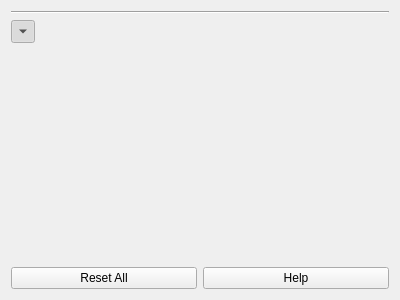
<?xml version="1.0" encoding="UTF-8"?>
<ui version="4.0">
 <class>vcl::qt::MultiParameterFrame</class>
 <widget class="QFrame" name="vcl::qt::MultiParameterFrame">
  <property name="geometry">
   <rect>
    <x>0</x>
    <y>0</y>
    <width>400</width>
    <height>300</height>
   </rect>
  </property>
  <property name="windowTitle">
   <string>Frame</string>
  </property>
  <layout class="QGridLayout" name="gridLayout_2">
   <item row="1" column="0" colspan="2">
    <widget class="QFrame" name="headerFrame">
     <property name="sizePolicy">
      <sizepolicy hsizetype="Preferred" vsizetype="Fixed">
       <horstretch>0</horstretch>
       <verstretch>0</verstretch>
      </sizepolicy>
     </property>
     <property name="frameShape">
      <enum>QFrame::NoFrame</enum>
     </property>
     <property name="frameShadow">
      <enum>QFrame::Plain</enum>
     </property>
     <layout class="QHBoxLayout" name="horizontalLayout_2">
      <property name="leftMargin">
       <number>0</number>
      </property>
      <property name="topMargin">
       <number>0</number>
      </property>
      <property name="rightMargin">
       <number>0</number>
      </property>
      <property name="bottomMargin">
       <number>0</number>
      </property>
      <item>
       <widget class="QToolButton" name="headerToolButton">
        <property name="text">
         <string>...</string>
        </property>
        <property name="checkable">
         <bool>true</bool>
        </property>
        <property name="checked">
         <bool>true</bool>
        </property>
        <property name="arrowType">
         <enum>Qt::DownArrow</enum>
        </property>
       </widget>
      </item>
      <item>
       <widget class="QLabel" name="headerLabel">
        <property name="sizePolicy">
         <sizepolicy hsizetype="Expanding" vsizetype="Fixed">
          <horstretch>0</horstretch>
          <verstretch>0</verstretch>
         </sizepolicy>
        </property>
        <property name="text">
         <string/>
        </property>
       </widget>
      </item>
     </layout>
    </widget>
   </item>
   <item row="0" column="0" colspan="2">
    <widget class="Line" name="line">
     <property name="orientation">
      <enum>Qt::Horizontal</enum>
     </property>
    </widget>
   </item>
   <item row="3" column="0">
    <widget class="QPushButton" name="resetAllPushButton">
     <property name="text">
      <string>Reset All</string>
     </property>
     <property name="icon">
      <iconset theme="document-revert"/>
     </property>
    </widget>
   </item>
   <item row="3" column="1">
    <widget class="QPushButton" name="helpPushButton">
     <property name="text">
      <string>Help</string>
     </property>
     <property name="icon">
      <iconset theme="help-faq"/>
     </property>
     <property name="checkable">
      <bool>true</bool>
     </property>
     <property name="checked">
      <bool>false</bool>
     </property>
    </widget>
   </item>
   <item row="2" column="0" colspan="2">
    <widget class="QFrame" name="parametersFrame">
     <property name="frameShape">
      <enum>QFrame::NoFrame</enum>
     </property>
     <property name="frameShadow">
      <enum>QFrame::Plain</enum>
     </property>
     <layout class="QVBoxLayout" name="verticalLayout">
      <property name="leftMargin">
       <number>0</number>
      </property>
      <property name="topMargin">
       <number>0</number>
      </property>
      <property name="rightMargin">
       <number>0</number>
      </property>
      <property name="bottomMargin">
       <number>0</number>
      </property>
      <item>
       <layout class="QGridLayout" name="parametersLayout"/>
      </item>
     </layout>
    </widget>
   </item>
  </layout>
 </widget>
 <resources/>
 <connections/>
</ui>
